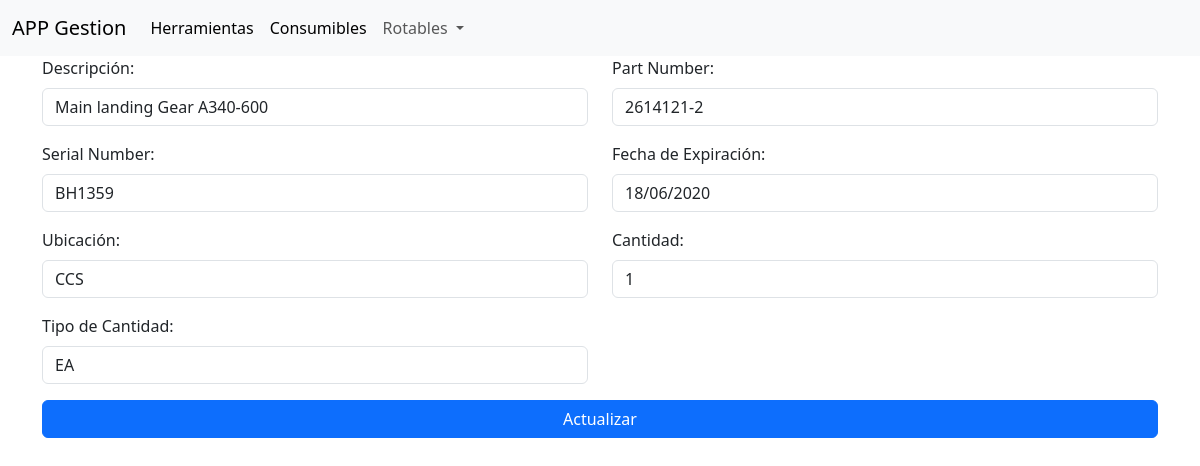
Screenshot of /envios_mad/envios_mad_form/2 with the database file from the repository.
### app/backend/models/rotables.py (models this page shows, shortened)
class BaseModel(db.Model):
    __abstract__ = True  # Esto indica que esta clase no debe crearse como tabla en la base de datos
    id = db.Column(db.Integer, primary_key=True)
    description = db.Column(db.String(128), nullable=True)
    part_num = db.Column(db.String(128), nullable=False)
    serial_num = db.Column(db.String(32), nullable=False)
    expiration_date = db.Column(db.String(16), nullable=False)
    location = db.Column(db.String(8), nullable=False)
    quantity = db.Column(db.String(8), nullable=True)
    type_quantity = db.Column(db.String(16), nullable=True)

class EnvioMAD(BaseModel):
    __tablename__ = 'envios_mad'  # Nombre de la tabla en la base de datos

### app/backend/web_endpoints/rotables/routes_envioMAD.py (the view, shortened to what this page needs)
@bp.route('/envios_mad_form/<string:id>', methods=['GET', 'POST'])
@bp.route('/envios_mad_form', methods=['GET', 'POST'])
def envios_mad_form(id=None):
    envio_mad = None
    manager = MgrdbRotablesEnvioMAD()
    if id:
        envio_mad = manager.get_by_id(id)
        if not envio_mad:
            flash('El envío no existe.', 'error')
            return redirect(url_for("envios_mad.envios_mad_list"))
    return render_template('wp_envios_mad_form.html', rotable=envio_mad, type_rotable_tittle="Envios MAD")

### app/backend/managers/MgrdbBase.py (called while the page is built)
    def get_by_id(self, id):
        return self.model.query.get(id)

### app/frontend/templates/wp_envios_mad_form.html (shortened to what this page needs)
{% extends 'base.html' %}
{% from 'macro_envios_mad.jinja2' import macro_form_envios_mad_model with context %}
{% block content %}
    {{ macro_form_envios_mad_model(rotable=rotable, action_url=url_for('envios_mad.envios_mad_form', id=rotable.id if rotable else None)) }}
{% endblock %}

### app/frontend/macros/macro_envios_mad.jinja2 (shortened to what this page needs)
{% from 'macro_buttons.jinja2' import button_edit_entity %}
{% from 'macro_buttons.jinja2' import button_delete_entity %}
{% macro macro_form_envios_mad_model(rotable=None, action_url=None) %}
<form action="{{ action_url }}" method="post" class="needs-validation" novalidate>
    <div class="container">
        <div class="row">
            <div class="col-md-6 mb-3">
                <label for="description" class="form-label">Descripción:</label>
                <input type="text" id="description" name="description" class="form-control"
                       value="{{ rotable.description if rotable else '' }}"
                       placeholder="Ingrese una descripción">
            </div>
            <div class="col-md-6 mb-3">
                <label for="part_num" class="form-label">Part Number:</label>
                <input type="text" id="part_num" name="part_num" class="form-control"
                       value="{{ rotable.part_num if rotable else '' }}"
                       placeholder="Ingrese el Part Number" required>
            </div>
        </div>
        <div class="row">
            <div class="col-md-6 mb-3">
                <label for="serial_num" class="form-label">Serial Number:</label>
                <input type="text" id="serial_num" name="serial_num" class="form-control"
                       value="{{ rotable.serial_num if rotable else '' }}"
                       placeholder="Ingrese el Serial Number" required>
            </div>
            <div class="col-md-6 mb-3">
                <label for="expiration_date" class="form-label">Fecha de Expiración:</label>
                <input type="text" id="expiration_date" name="expiration_date" class="form-control"
                       value="{{ rotable.expiration_date if rotable else '' }}"
                       placeholder="DD/MM/YYYY" required>
            </div>
        </div>
        <div class="row">
            <div class="col-md-6 mb-3">
                <label for="location" class="form-label">Ubicación:</label>
                <input type="text" id="location" name="location" class="form-control"
                       value="{{ rotable.location if rotable else '' }}"
                       placeholder="Ingrese la ubicación" required>
            </div>
            <div class="col-md-6 mb-3">
                <label for="quantity" class="form-label">Cantidad:</label>
                <input type="number" id="quantity" name="quantity" class="form-control"
                       value="{{ rotable.quantity if rotable else '' }}"
                       placeholder="Ingrese la cantidad">
            </div>
        </div>
        <div class="row">
            <div class="col-md-6 mb-3">
                <label for="type_quantity" class="form-label">Tipo de Cantidad:</label>
                <input type="text" id="type_quantity" name="type_quantity" class="form-control"
                       value="{{ rotable.type_quantity if rotable else '' }}"
                       placeholder="Ingrese el tipo de cantidad">
            </div>
        </div>
        <div class="d-grid">
            <button type="submit" class="btn btn-primary">
                {{ 'Actualizar' if rotable else 'Crear' }}
            </button>
        </div>
    </div>
</form>
{% endmacro %}

### rows the page displays
EnvioMAD: description "Main landing Gear A340-600", part_num "2614121-2", serial_num "BH1359", expiration_date "18/06/2020", location "CCS", quantity "1", type_quantity "EA"

### other values shown
{{ 'Actualizar' if rotable else 'Crear' }} "Actualizar"
